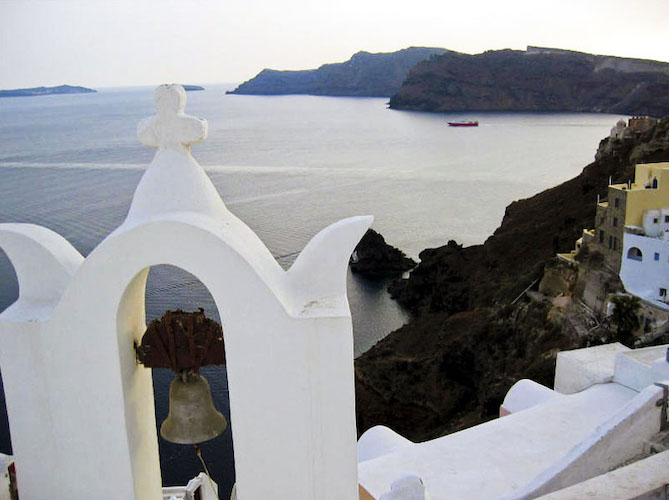
#> input picture Santorini.jpg, 669 x 500 px
$ python 'M201_Arithmetic Operations of Images.py'
#> lines starting #> are read from the running program, lines starting #| are printed output that depends on the picture
import cv2
import numpy as np
import matplotlib.pyplot as plt
import matplotlib

# Reading the image ('Santorini.jpg')
image = 'Santorini.jpg'
img = cv2.imread(image, cv2.IMREAD_COLOR)
#> img is the input picture: shape (500, 669, 3); mean B, G, R 156.1, 152.9, 151.6

# Creating a matrix of ones (with data type float64)
matrix_ones = np.ones((10,10), dtype = 'float64')
print(matrix_ones)

#Creating lower brightness and higher brightness images

mat= np.ones(img.shape, dtype= 'uint8')*40
img_lb= cv2.subtract(img, mat)
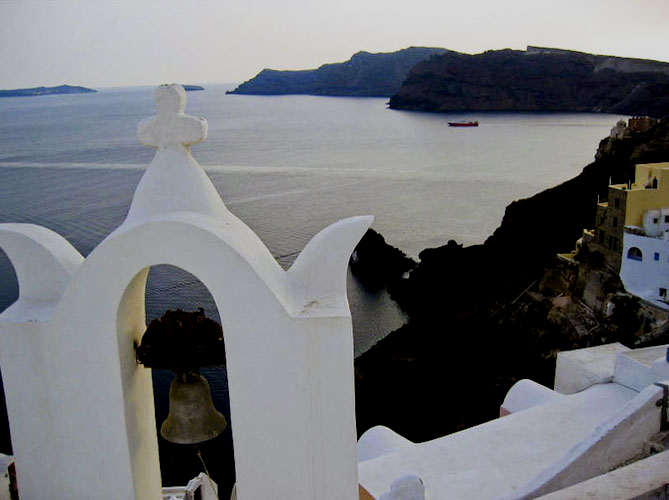
#> img_lb: shape (500, 669, 3); mean B, G, R 119.9, 116.2, 114.5
img_hb= cv2.add(img, mat)
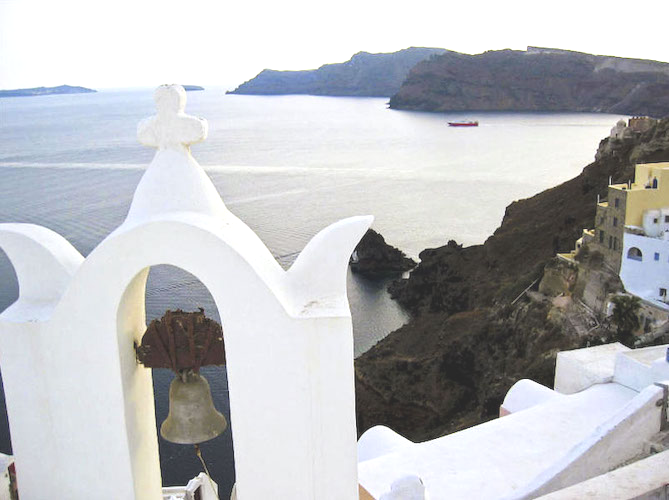
#> img_hb: shape (500, 669, 3); mean B, G, R 192.1, 189.2, 187.9

# Displaying the images (original, lower brightness , higher brightness)
plt.figure(figsize=[18,5])
plt.subplot(131); plt.imshow(img[:, :, ::-1]);         plt.title('Original')
plt.subplot(132); plt.imshow(img_lb[:, :, ::-1]); plt.title('Low Brightness')
plt.subplot(133); plt.imshow(img_hb[:, :, ::-1]); plt.title('High Brightness');

# Create two higher contrast images using the 'scale' option with factors of 1.1 and 1.2 (without overflow fix)

contr_img_higher1  = np.ones(img.shape)*1.1
contr_img_higher2  = np.ones(img.shape)*1.2

img_high1= np.uint8(cv2.multiply(np.float64(img), contr_img_higher1))
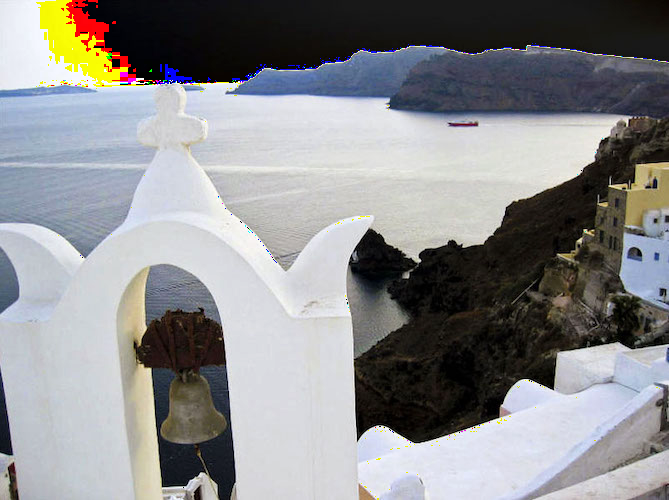
#> img_high1: shape (500, 669, 3); mean B, G, R 141.5, 139.9, 139.6
img_high2= np.uint8(cv2.multiply(np.float64(img), contr_img_higher2))
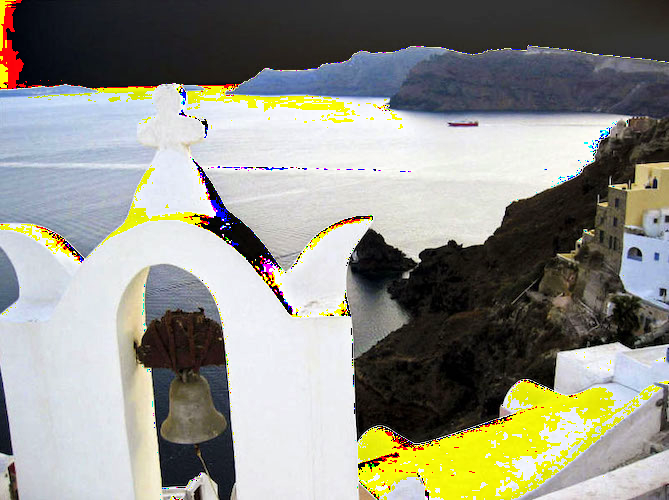
#> img_high2: shape (500, 669, 3); mean B, G, R 135.8, 145.5, 145.4

# Displaying the images (original, higher (1.1x) , high (1.2x))

plt.figure(figsize=[18,5])
plt.subplot(131); plt.imshow(img[:, :, ::-1]);         plt.title('Original')
plt.subplot(132); plt.imshow(img_high1[:, :, ::-1]); plt.title('Higher (1.1x)')
plt.subplot(133); plt.imshow(img_high2[:, :, ::-1]); plt.title('Higher (1.2x)');

# Creating higher contrast images using scale factors of 1.1 and 1.2 (using np.clip() to clip high values to 255)

imgnc_high1= np.uint8(np.clip(cv2.multiply(np.float64(img), contr_img_higher1), 0, 255))
imgnc_high2= np.uint8(np.clip(cv2.multiply(np.float64(img), contr_img_higher2), 0, 255))
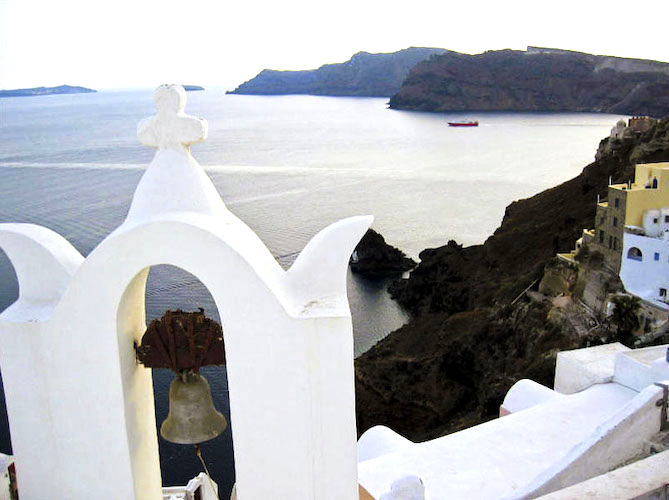
#> imgnc_high2: shape (500, 669, 3); mean B, G, R 181.6, 178.3, 176.7

# Displaying the images (original, higher (1.1x) clipped , high (1.2x) clipped)
plt.figure(figsize = [18,5])
plt.subplot(131); plt.imshow(img[:, :, ::-1]);         plt.title('Original')
plt.subplot(132); plt.imshow(imgnc_high1[:, :, ::-1]); plt.title('Higher (1.1x): clipped')
plt.subplot(133); plt.imshow(imgnc_high2[:, :, ::-1]); plt.title('Higher (1.2x): clipped');

plt.show()
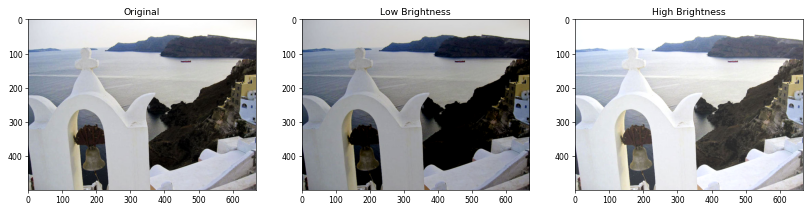
#> figure drawn by matplotlib, 3 panels
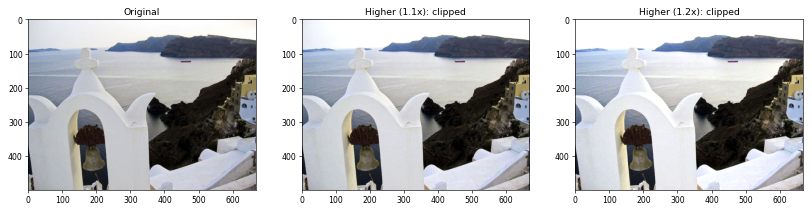
#> figure drawn by matplotlib, 3 panels

#CODE_END

$ run again, with Apollo-11-launch.jpg copied over Santorini.jpg
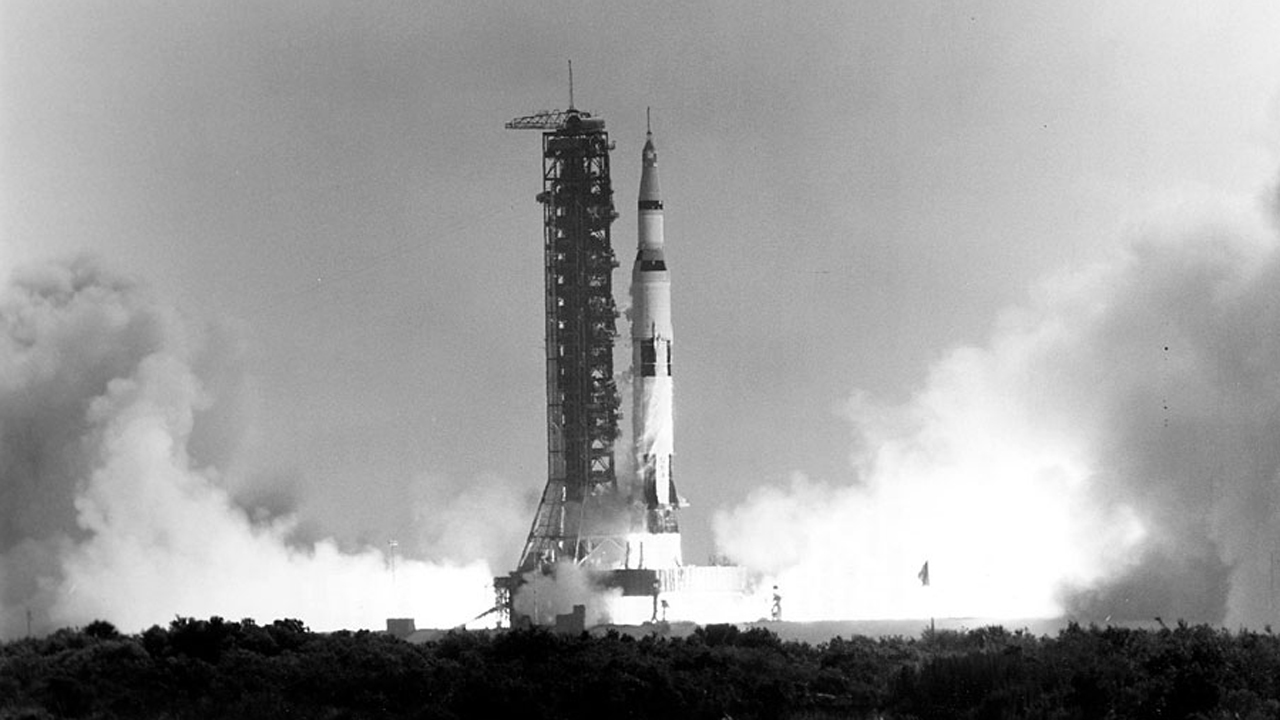
#> input picture Apollo-11-launch.jpg, 1280 x 720 px
#> img is the input picture: shape (720, 1280, 3); min 0, max 255, mean 156.2
#> `img_lb= cv2.subtract(img, mat)`:
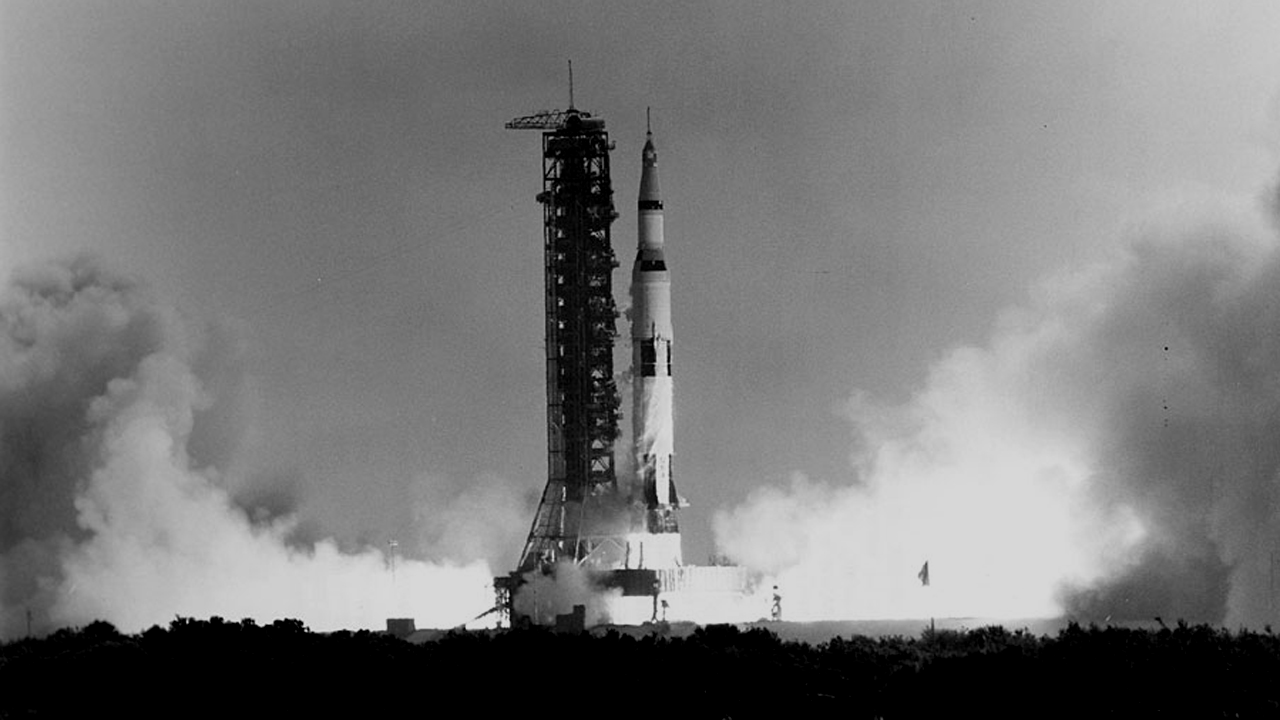
#> img_lb: shape (720, 1280, 3); min 0, max 215, mean 119.3
#> `imgnc_high2= np.uint8(np.clip(cv2.multiply(np.float64(img), contr_img_..`:
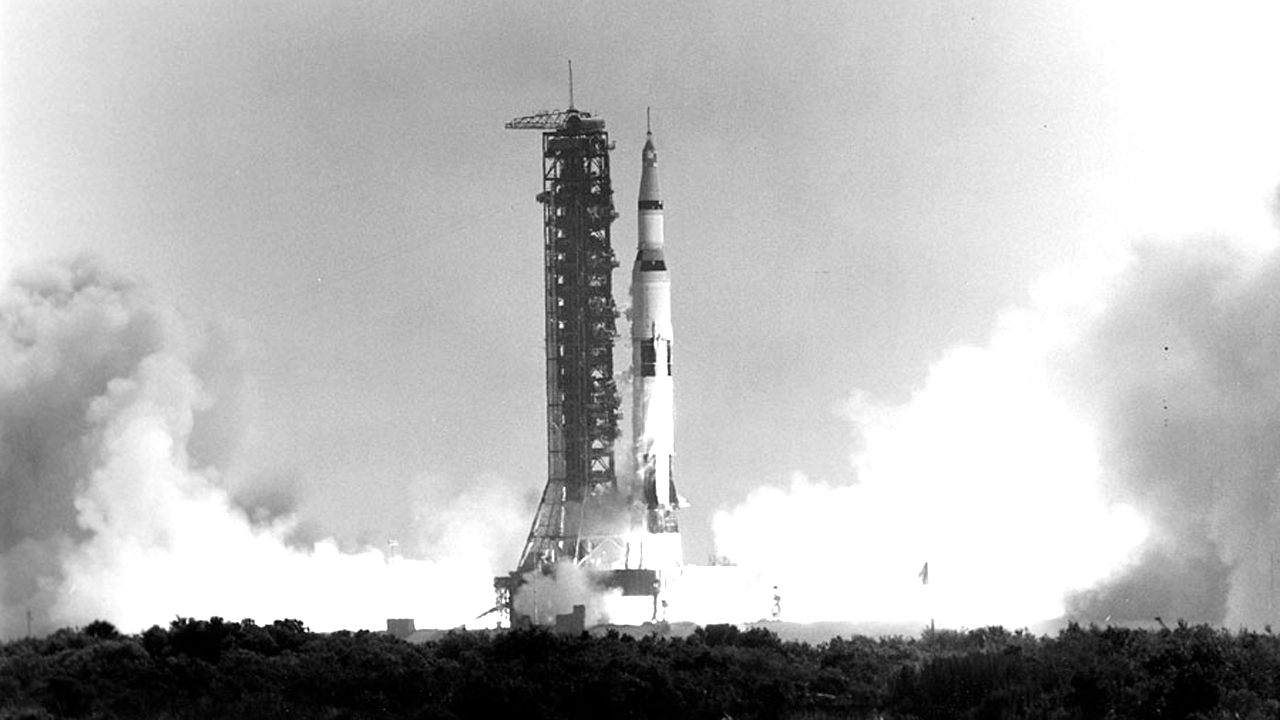
#> imgnc_high2: shape (720, 1280, 3); min 0, max 255, mean 182

$ run again, with New_Zealand_Boat.jpg copied over Santorini.jpg
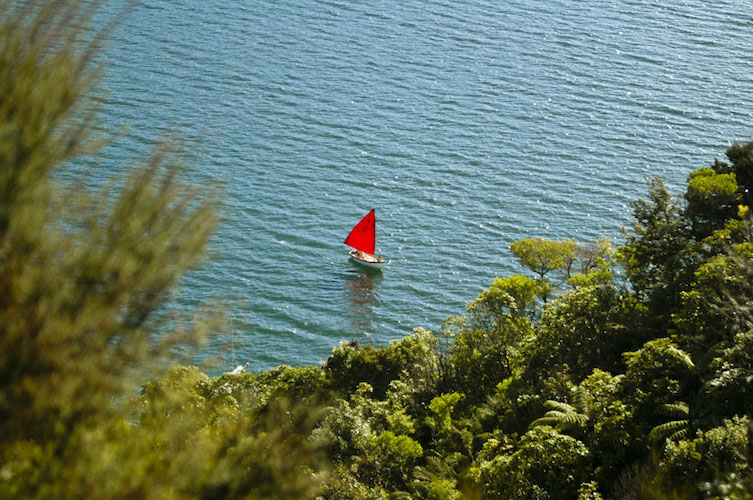
#> input picture New_Zealand_Boat.jpg, 753 x 500 px
#> img is the input picture: shape (500, 753, 3); mean B, G, R 96.9, 114.9, 98.1
#> `imgnc_high2= np.uint8(np.clip(cv2.multiply(np.float64(img), contr_img_..`:
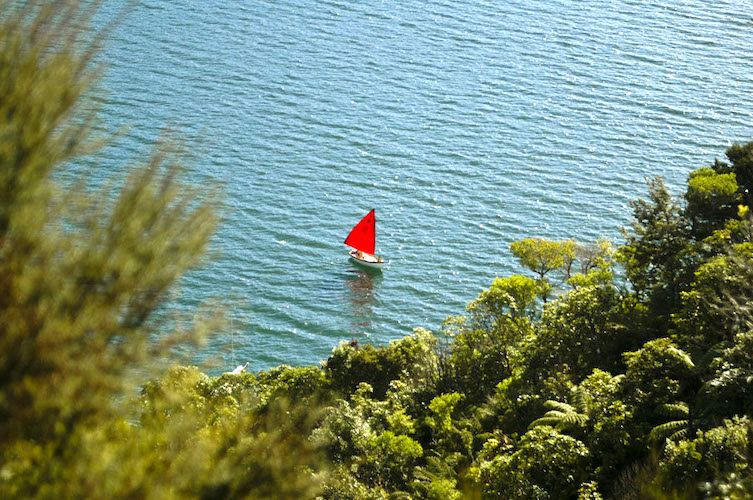
#> imgnc_high2: shape (500, 753, 3); mean B, G, R 115.6, 137.4, 117.2
#> `plt.show()`:
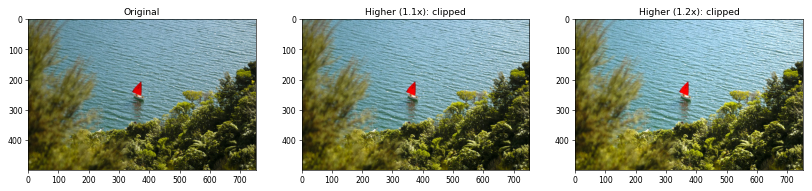
#> figure drawn by matplotlib, 3 panels
